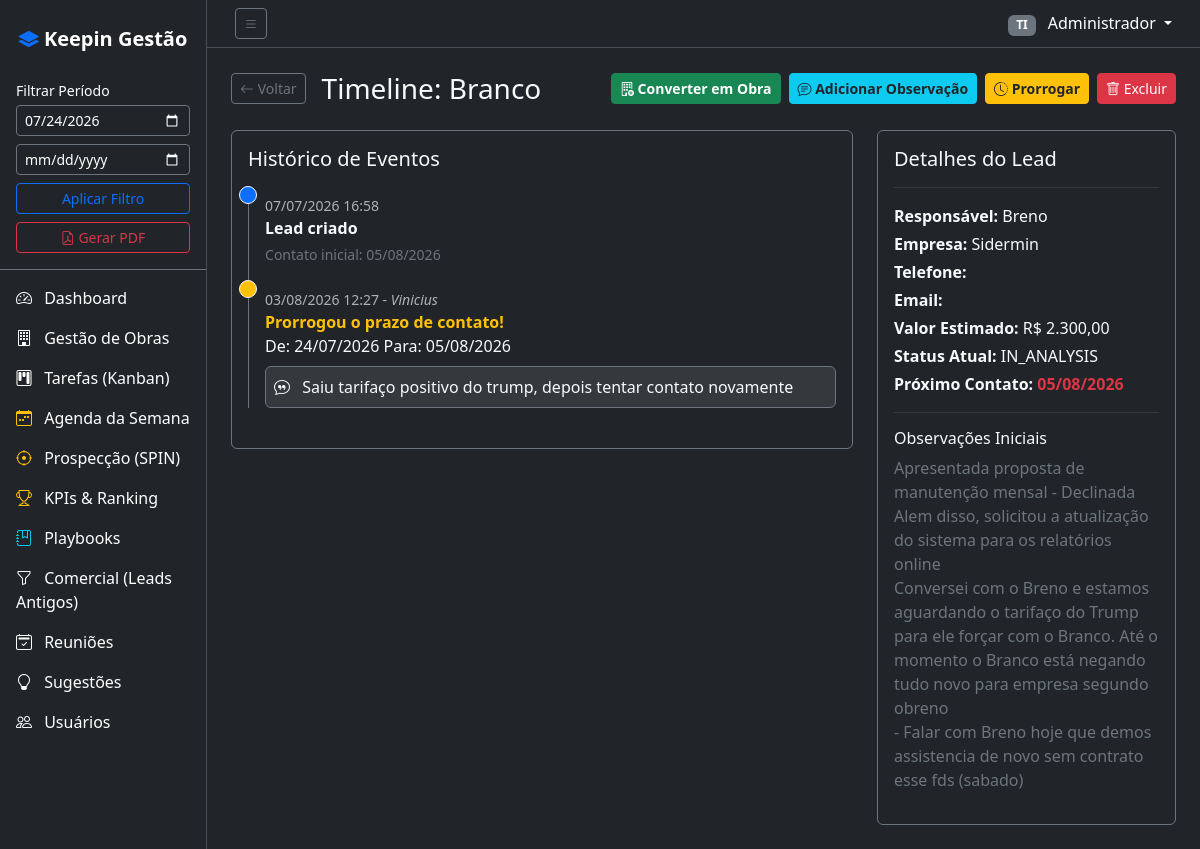
/?page=lead_timeline&id=2 (signed in), run on the app's committed database.
### tables this page shows
CREATE TABLE leads (
            id INTEGER PRIMARY KEY AUTOINCREMENT,
            name TEXT NOT NULL,
            company TEXT,
            phone TEXT,
            email TEXT,
            source TEXT,
            status TEXT NOT NULL DEFAULT 'new',
            estimated_value REAL DEFAULT 0,
            next_contact_date DATE,
            notes TEXT,
            assigned_to INTEGER,
            created_by INTEGER NOT NULL,
            created_at DATETIME DEFAULT CURRENT_TIMESTAMP,
            updated_at DATETIME DEFAULT CURRENT_TIMESTAMP,
            FOREIGN KEY (assigned_to) REFERENCES users(id),
            FOREIGN KEY (created_by) REFERENCES users(id)
        );

CREATE TABLE lead_history (
        id INTEGER PRIMARY KEY AUTOINCREMENT,
        lead_id INTEGER NOT NULL,
        action TEXT NOT NULL,
        old_value TEXT,
        new_value TEXT,
        comment TEXT,
        changed_by INTEGER NOT NULL,
        mentioned_user_id INTEGER,
        created_at DATETIME DEFAULT CURRENT_TIMESTAMP,
        FOREIGN KEY (lead_id) REFERENCES leads(id),
        FOREIGN KEY (changed_by) REFERENCES users(id),
        FOREIGN KEY (mentioned_user_id) REFERENCES users(id)
    );

CREATE TABLE users (
            id INTEGER PRIMARY KEY AUTOINCREMENT,
            name TEXT NOT NULL,
            email TEXT UNIQUE NOT NULL,
            password TEXT NOT NULL,
            role TEXT NOT NULL DEFAULT 'user',
            department TEXT NOT NULL,
            avatar_color TEXT DEFAULT '#6366f1',
            active INTEGER DEFAULT 1,
            created_at DATETIME DEFAULT CURRENT_TIMESTAMP,
            last_login DATETIME
        );

### controllers/LeadTimelineController.php (called while the page is built, shortened)
<?php
require_once __DIR__ . '/../models/LeadHistory.php';
class LeadTimelineController {
    public function index() {
        $leadId = isset($_GET['id']) ? (int)$_GET['id'] : 0;
        $db = Database::getConnection();
        $stmt = $db->prepare("SELECT l.*, u.name as assigned_name FROM leads l LEFT JOIN users u ON l.assigned_to = u.id WHERE l.id = :id");
        $stmt->execute(['id' => $leadId]);
        $lead = $stmt->fetch();
        $history = LeadHistory::getByLead($leadId);
        require_once __DIR__ . '/../views/layout/header.php';
        require_once __DIR__ . '/../views/leads/timeline.php';
        require_once __DIR__ . '/../views/layout/footer.php';
    }
}

### index.php (called while the page is built, shortened)
<?php
$action = isset($_GET['action']) ? $_GET['action'] : 'index';
$controller = new $controllerName();
$controller->$action();

### models/LeadHistory.php (called while the page is built, shortened)
<?php
class LeadHistory {
    public static function getByLead($leadId) {
        $db = Database::getConnection();
        $stmt = $db->prepare("
            SELECT th.*, u.name as user_name, mu.name as mentioned_user_name, mu.avatar_color as mentioned_avatar_color
            FROM lead_history th
            LEFT JOIN users u ON th.changed_by = u.id
            LEFT JOIN users mu ON th.mentioned_user_id = mu.id
            WHERE th.lead_id = :lead_id
            ORDER BY th.created_at ASC
        ");
        $stmt->execute(['lead_id' => $leadId]);
        return $stmt->fetchAll();
    }
}

### views/leads/timeline.php (the view, shortened to what this page needs)
<div class="d-flex justify-content-between align-items-center mb-4">
    <div class="d-flex align-items-center gap-3">
        <a href="<?= BASE_URL ?>/?page=leads" class="btn btn-outline-secondary btn-sm"><i class="bi bi-arrow-left"></i> Voltar</a>
        <h1 class="h3 text-light mb-0">Timeline: <?= htmlspecialchars($lead['name']) ?></h1>
    </div>
    <div class="d-flex gap-2">
        <form method="POST" action="<?= BASE_URL ?>/?page=projects&action=convert_lead" class="d-inline">
            <button type="submit" class="btn btn-success btn-sm fw-bold">
                <i class="bi bi-building-add"></i> Converter em Obra
            </button>
        </form>
        <button class="btn btn-info btn-sm text-dark fw-bold" data-bs-toggle="modal" data-bs-target="#commentModal">
            <i class="bi bi-chat-text"></i> Adicionar Observação
        </button>
        <button class="btn btn-warning btn-sm text-dark fw-bold" data-bs-toggle="modal" data-bs-target="#postponeModal">
            <i class="bi bi-clock-history"></i> Prorrogar
        </button>
        <button class="btn btn-danger btn-sm" data-bs-toggle="modal" data-bs-target="#deleteModal">
            <i class="bi bi-trash"></i> Excluir
        </button>
    </div>
</div>
<div class="row">
    <div class="col-md-8">
        <div class="card bg-dark border-secondary">
            <div class="card-body">
                <h5 class="card-title text-light mb-4">Histórico de Eventos</h5>
                <div class="timeline-container ps-3 border-start border-secondary position-relative">
                    <div class="timeline-item mb-4 position-relative">
                        <span class="position-absolute translate-middle p-2 bg-primary border border-light rounded-circle" style="left: -17px;"></span>
                        <div class="text-muted small"><?= date('d/m/Y H:i', strtotime($lead['created_at'])) ?></div>
                        <div class="text-light"><strong>Lead criado</strong></div>
                        <div class="text-secondary small mt-1">Contato inicial: <?= $lead['next_contact_date'] ? date('d/m/Y', strtotime($lead['next_contact_date'])) : 'Não definido' ?></div>
                    </div>
                    <?php foreach($history as $h): ?>
                        <?php
                        $iconClass = 'bg-secondary';
                        if ($h['action'] === 'postponed') $iconClass = 'bg-warning';
                        ?>
                        <div class="timeline-item mb-4 position-relative">
                            <span class="position-absolute translate-middle p-2 <?= $iconClass ?> border border-light rounded-circle" style="left: -17px;"></span>
                            <div class="text-muted small"><?= date('d/m/Y H:i', strtotime($h['created_at'])) ?> - <em><?= htmlspecialchars($h['user_name']) ?></em></div>
                            <?php if ($h['action'] === 'status_change'): ?>
                                <div class="text-light">Moveu o lead de <strong><?= $h['old_value'] ?></strong> para <strong><?= $h['new_value'] ?></strong></div>
                            <?php elseif ($h['action'] === 'postponed'): ?>
                                <div class="text-warning fw-bold">Prorrogou o prazo de contato!</div>
                                <div class="text-light">De: <?= $h['old_value'] ? date('d/m/Y', strtotime($h['old_value'])) : 'Sem data' ?> Para: <?= $h['new_value'] ? date('d/m/Y', strtotime($h['new_value'])) : 'Sem data' ?></div>
                                <div class="bg-secondary bg-opacity-25 p-2 rounded mt-2 border border-secondary text-light">
                                    <i class="bi bi-chat-quote me-2"></i> <?= htmlspecialchars($h['comment']) ?>
                                </div>
                            <?php endif; ?>
                        </div>
                    <?php endforeach; ?>
                </div>
            </div>
        </div>
    </div>
    <div class="col-md-4">
        <div class="card bg-dark border-secondary">
            <div class="card-body">
                <h5 class="card-title text-light">Detalhes do Lead</h5>
                <hr class="border-secondary">
                <p class="text-light mb-1"><strong>Responsável:</strong> <?= htmlspecialchars($lead['assigned_name'] ?? 'Ninguém') ?></p>
                <p class="text-light mb-1"><strong>Empresa:</strong> <?= htmlspecialchars($lead['company'] ?? '-') ?></p>
                <p class="text-light mb-1"><strong>Telefone:</strong> <?= htmlspecialchars($lead['phone'] ?? '-') ?></p>
                <p class="text-light mb-1"><strong>Email:</strong> <?= htmlspecialchars($lead['email'] ?? '-') ?></p>
                <p class="text-light mb-1"><strong>Valor Estimado:</strong> R$ <?= number_format($lead['estimated_value'], 2, ',', '.') ?></p>
                <p class="text-light mb-1"><strong>Status Atual:</strong> <?= strtoupper($lead['status']) ?></p>
                <p class="text-light mb-1"><strong>Próximo Contato:</strong> <span class="<?= $lead['next_contact_date'] && strtotime($lead['next_contact_date']) < time() ? 'text-danger fw-bold' : '' ?>"><?= $lead['next_contact_date'] ? date('d/m/Y', strtotime($lead['next_contact_date'])) : 'Sem data definida' ?></span></p>
                <hr class="border-secondary">
                <h6 class="text-light">Observações Iniciais</h6>
                <p class="text-secondary"><?= nl2br(htmlspecialchars($lead['notes'] ?? 'Sem observações.')) ?></p>
            </div>
        </div>
    </div>
</div>

### assets/css/app.css (style rules this page uses)
body { background-color: #212529; }

### data on the page
leads: name "Branco", created_at "07/07/2026 16:58", next_contact_date "05/08/2026", created_by.name "Breno", company "Sidermin", estimated_value "2.300,00", status "IN_ANALYSIS", notes "Apresentada proposta de manutenção mensal - Declinada Alem disso, solicitou a atualização do sistema para os relatórios online Conversei com o Breno e estamos aguardando o tarifaço do Trump para ele forçar com o Branco. Até o momento o Branco está negando tudo novo para empresa segundo obreno - Falar com Breno hoje que demos assistencia de novo sem contrato esse fds (sabado)"
lead_history: created_at "03/08/2026 12:27", user_name "Vinicius", old_value "24/07/2026", new_value "05/08/2026", comment "Saiu tarifaço positivo do trump, depois tentar contato novamente"

### other printed values
$user['department'] "TI"
$user['name'] "Administrador"
